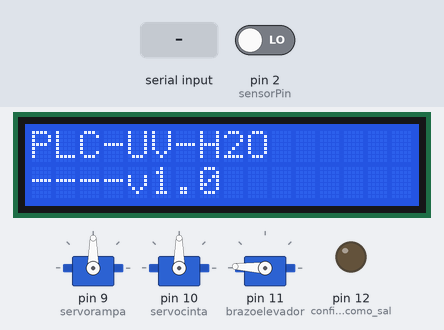
A sketch run on a simulated Arduino Uno, built with avr-gcc and run on an emulated ATmega328P. Shown: 3 × servo, 16×2 character LCD, output pins drawn as LEDs (lit = HIGH). The test bench sets the inputs (shaded band); at power-on: pin 2 (sensorPin) LOW. What the sketch prints to the serial monitor is not drawn.

Above: at 1.2 s.
1.3 s: "C" received over Serial
At 3.2 s:
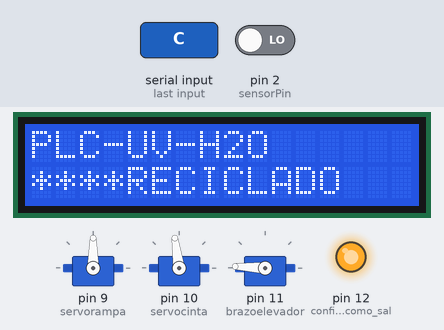
6.4 s: pin 2 (sensorPin) driven HIGH
At 8.7 s:
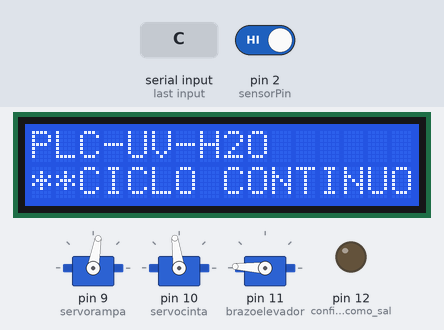
9.4 s: "X" received over Serial
At 11.8 s:
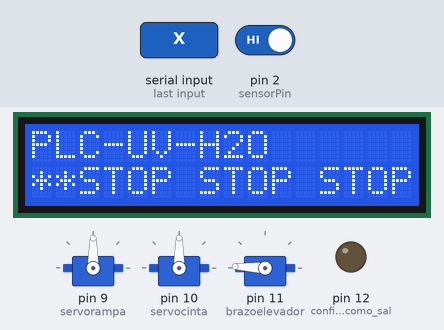
12.4 s: "B" received over Serial
At 13.4 s:
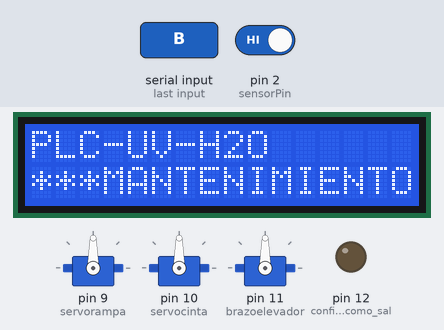
13.9 s: "I" received over Serial
At 14.8 s:
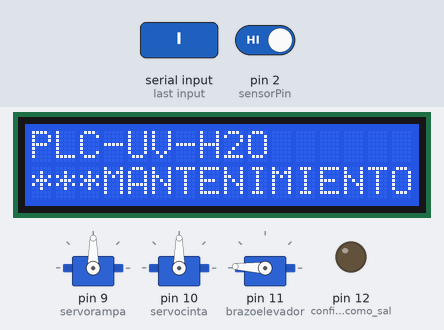
Timing chart, 0 to 16.4 s (numbered marks = the images above; inputs shaded):
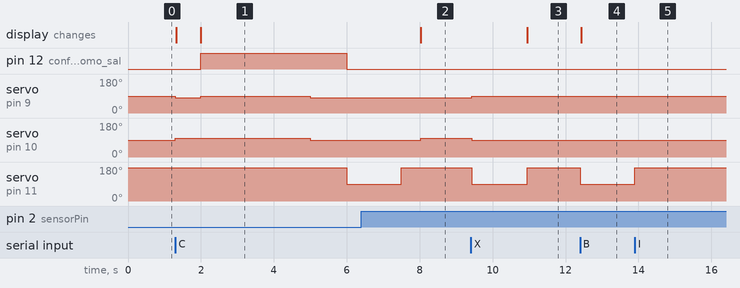

Measured:
- after the input at 1.3 s, pin 12 (configura_pin_12_como_sal): LOW → HIGH after 0.70 s, → LOW 4.0 s later; servo on pin 9 (servorampa): 90° → 80° at once, → 90° 0.70 s later, → 80° 3.0 s later
- after the input at 6.4 s, pin 12 (configura_pin_12_como_sal): stays LOW (without the input it goes to HIGH after 2.3 s); servo on pin 9 (servorampa): stays 80° (without the input it goes to 90° after 2.3 s)
- after the input at 9.4 s, servo on pin 9 (servorampa): 80° → 90° at once; servo on pin 10 (servocinta): 98° → 90° at once; servo on pin 11 (brazoelevador): 177° → 90° at once, → 177° 1.5 s later; the display: changes after 1.5 s (image 3)
- after the input at 12.4 s, servo on pin 11 (brazoelevador): 177° → 90° at once; the display: changes at once (image 4)
- after the input at 13.9 s, servo on pin 11 (brazoelevador): 90° → 177° at once

The sketch:

_20201220_EXPUNI.ino
```cpp
/************************************************************************
 *          PROGRAMA PLC DE CONTROL DE LA PLANTA
 *          DE ESTERILIZACIÓN
 *          PLC-UV-H²O
 * **********************************************************************
 */


#include <Servo.h>    // Librería control servo
#include <Wire.h>
#include <LiquidCrystal_I2C.h>


// Declaración de los servos
// NOTA: servo rotación continua: ángulo 0 dirección izq, ángulo 180 dirección derecha
Servo servorampa;     // servo tracción rampa elevadora
Servo servocinta;     // servo tracción cinta transportadora
int velrampa = 90;    // velocidad de la rampa elevadora = 0
int velcinta = 90;    // velocidad de la cinta transportadora = 0
Servo brazoelevador;  // servo brazo elevador
int brazoabajo;     // Posición inicial del brazo
int brazoarriba;       // Posición final del brazo

// Sensor IR para piezas en la cinta transportadora
const int sensorPin = 2; // Pin donde se conecta el sensor IR
int medida;              //Medición del sensor
int sumatorio;           //Sumatorio de detecciones del sensor

char command;   //Comando recibido por el PLC-Arduino

// I2C pantalla LCD declaración de pins
LiquidCrystal_I2C lcd(0x27, 2, 1, 0, 4, 5, 6, 7, 3, POSITIVE);

/*****************************************************
 * INICIALIZACIÓN DE VARIABLES
 *
 */

void setup() {

    Serial.begin(9600);       // Monitor serie

    servorampa.attach(9);     // servo rampa elevadora
    servocinta.attach(10);    // servo cinta transportadora
    brazoelevador.attach(11); // servo brazo elevador

    brazoabajo = 177;
    brazoarriba = 90;
    brazoelevador.write(brazoabajo); // ponemos el brazo elevador en su posición inicial

    // Entrada del sensor IR
    pinMode(sensorPin , INPUT);  //definir pin como entrada
    sumatorio = 0;

    // Led que simula la luz ultravioleta
    pinMode(12, OUTPUT);    // configura pin 12 como salida

    // Inicialización de pantalla LCD 16x2, encendida
    lcd.begin(16,2);
    lcd.backlight();
    // Salida por LCD
   lcd.setCursor(0,0);
   lcd.print("PLC-UV-H2O");
   lcd.setCursor(0,1);
   lcd.print("----v1.0");
}


/*****************************************************
 * BUCLE DE CONTROL PRINCIPAL
 *
 */
void loop() {

  // Leemos del puerto serie los comandos si hay alguno disponible
  if(Serial.available()) {
    command = Serial.read();

    Serial.print("Comando: ");
    Serial.println(command);


    // Planta en CICLO DE FUNCIONAMIENTO CONTINUO
    if (command == 'I'){
      // Primero inicializamos variables de entorno correctamente
      inicializarvariables();
    }
    if(command == 'C'){
      // Segundo ponemos en marcha el circuito
      funcionamientoContinuo();
      // Control del funcionamiento por monitor serie PC arduino
      salidaMonitorSerie();
    }

    // Planta en MODO MANTENIMIENTO
    if(command == 'M'){
      // Primero detenemos el circuito
      detenercircuito();
      delay(1000);
    }
    if(command == 'B'){
      // Segundo elevamos el brazo y modificando la variable de entorno
      // para evitar accidentes
      brazoabajo = 90;
      brazoarriba = 90;
      brazoelevador.write(brazoarriba);

      // Salida por LCD
      lcd.setCursor(0,0);
      lcd.print("PLC-UV-H2O");
      lcd.setCursor(0,1);
      lcd.print("***MANTENIMIENTO ");
    }

  }// -(if serial)

}

/*****************************************************
 * FUNCIÓN INICIALIZAR VARIABLES DE ENTORNO
 */
void inicializarvariables()
{
    // Definimos el ángulo límite del movimiento del brazo de recogida de envases
    // tanto inferior como superior
    brazoabajo = 177;
    brazoarriba = 90;
    brazoelevador.write(brazoabajo); // ponemos el brazo elevador en su posición inicial
}
/*****************************************************
 * FUNCIÓN CIRCUITO FUNCIONAMIENTO CONTINUO
 */
void funcionamientoContinuo()
{
   bool salir = false;
   while (!salir){
   // rampa en marcha sentido hacia arriba
   velrampa = 80;
   servorampa.write(velrampa);

   //cinta transportadora sentido derecha
   velcinta = 98;
   servocinta.write(velcinta);

   // Detección de objeto en la cinta transportadora

  medida = digitalRead(sensorPin );  //lectura del sensor IR
  if (medida == LOW)
    {
      sumatorio = sumatorio +1;
      }

  // Salida por LCD
  lcd.setCursor(0,0);
  lcd.print("PLC-UV-H2O");
  lcd.setCursor(0,1);
  lcd.print("**CICLO CONTINUO");
  // Control por salida monitor serie arduino
  Serial.print(" --Sumatorio: ");
  Serial.println(sumatorio);

  if (sumatorio > 25)// Umbra nº de detecciones del sensor IR.
    {
      devolverpiezaalcircuito();
      }

   // Leemos el puerto serie, si hay comando de interrupción de ciclo salimos
   if(Serial.available()) {
    command = Serial.read();
   }
   if (command == 'X'){ // 'X' comando de salida EXIT
    salir = true;
    detenercircuito();
   }
   }//--(while(salir))
  }


/*****************************************************
 * FUNCIÓN DETENER CIRCUITO
 */
void detenercircuito()
{
    // Detenemos la rampa y la cinta, si hay carga en el brazo la situamos al inicio del circuito
    int velrampa = 90;    // velocidad de la rampa elevadora = 0
    servorampa.write(velrampa);
    int velcinta = 90;    // velocidad de la cinta transportadora = 0
    servocinta.write(velcinta);
    brazoelevador.write(brazoarriba); // ponemos el brazo elevador en su posición inicial
    delay(1500);
    brazoelevador.write(brazoabajo); // ponemos el brazo elevador en su posición inicial

    // Salida por LCD
    lcd.setCursor(0,0);
    lcd.print("PLC-UV-H2O");
    lcd.setCursor(0,1);
    lcd.print("**STOP STOP STOP");
  }


/*****************************************************
 * FUNCIÓN DEVOLUCIÓN PIEZA AL CIRCUITO
 */
void devolverpiezaalcircuito()
  {

  // Salida por LCD
  lcd.setCursor(0,0);
  lcd.print("PLC-UV-H2O");
  lcd.setCursor(0,1);
  lcd.print("****RECICLADO   ");

  // Enciende la luz "ultravioleta"
   digitalWrite(12, HIGH);

   //paramos la rampa
   velrampa = 90;
   servorampa.write(velrampa);
   //cinta transportadora unos segundos funcionando
   velcinta = 98;
   servocinta.write(velcinta);
   delay(3000);
   //paramos la cinta
   velcinta = 90;
   servocinta.write(velcinta);
   //ponemos en marcha la rampa de nuevo
   velrampa = 80;
   servorampa.write(velrampa);
   delay(1000);

   // Apaga la luz "ultravioleta"
   digitalWrite(12, LOW);

   //movemos el brazo elevador para devolver la pieza al circuito
   brazoelevador.write(brazoarriba);
   delay(1500);
   brazoelevador.write(brazoabajo);
   //ponemos el contador del detector a cero
   delay(500);
   sumatorio = 0;

  }


/*****************************************************
 * FUNCIÓN SALIDA MONITOR SERIE ARDUINO
 */
void salidaMonitorSerie()
{
    // **** SALIDA POR EL MONITOR SERIE PARA CONTROL
  Serial.println("-");
  Serial.print("Comando introducido: ");
  Serial.print(command);
  Serial.print("-Ping: ");
  Serial.print(medida);
  Serial.print(" cm. -Sumatorio: ");
  Serial.println(sumatorio);
   }
```
